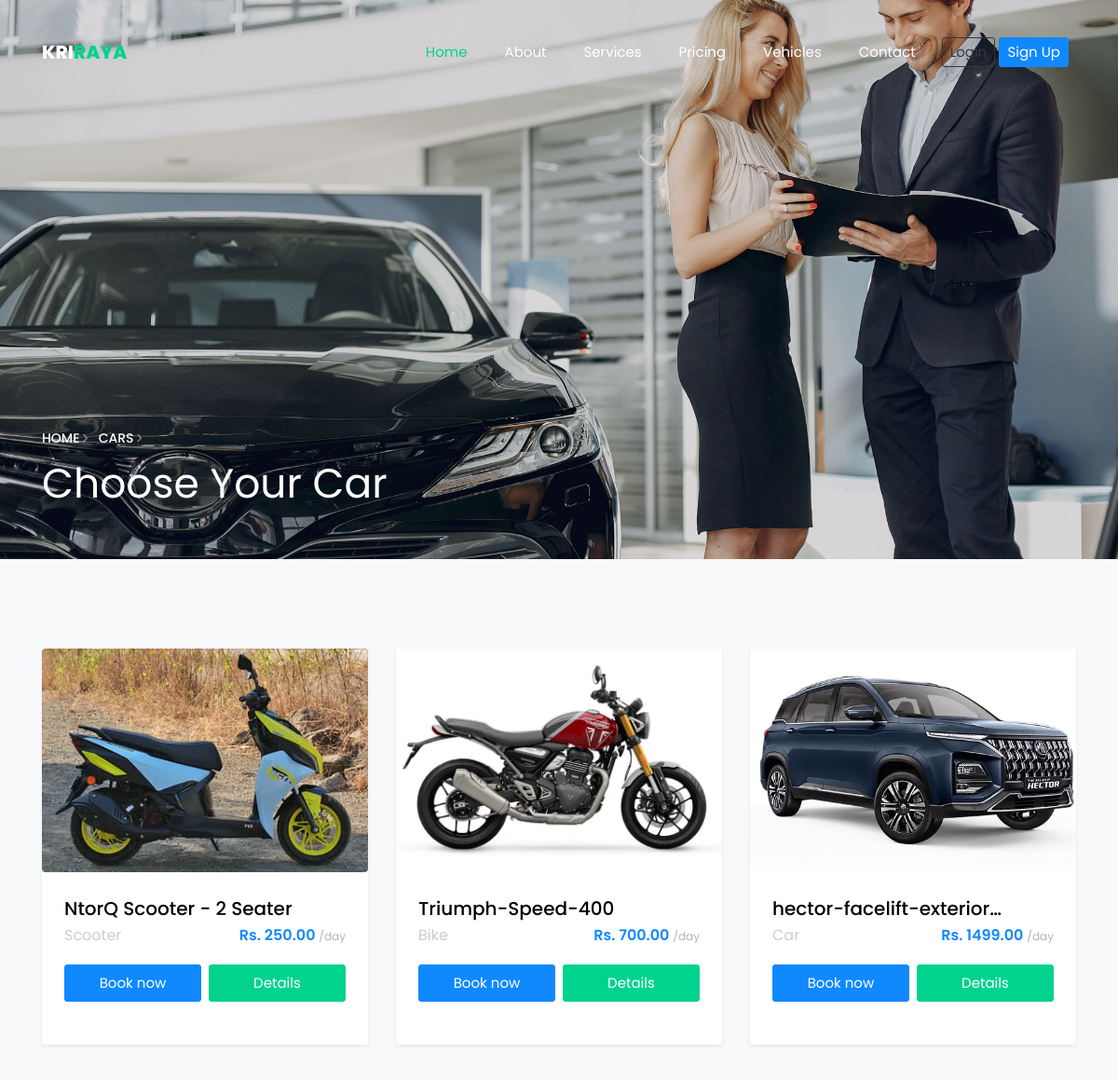
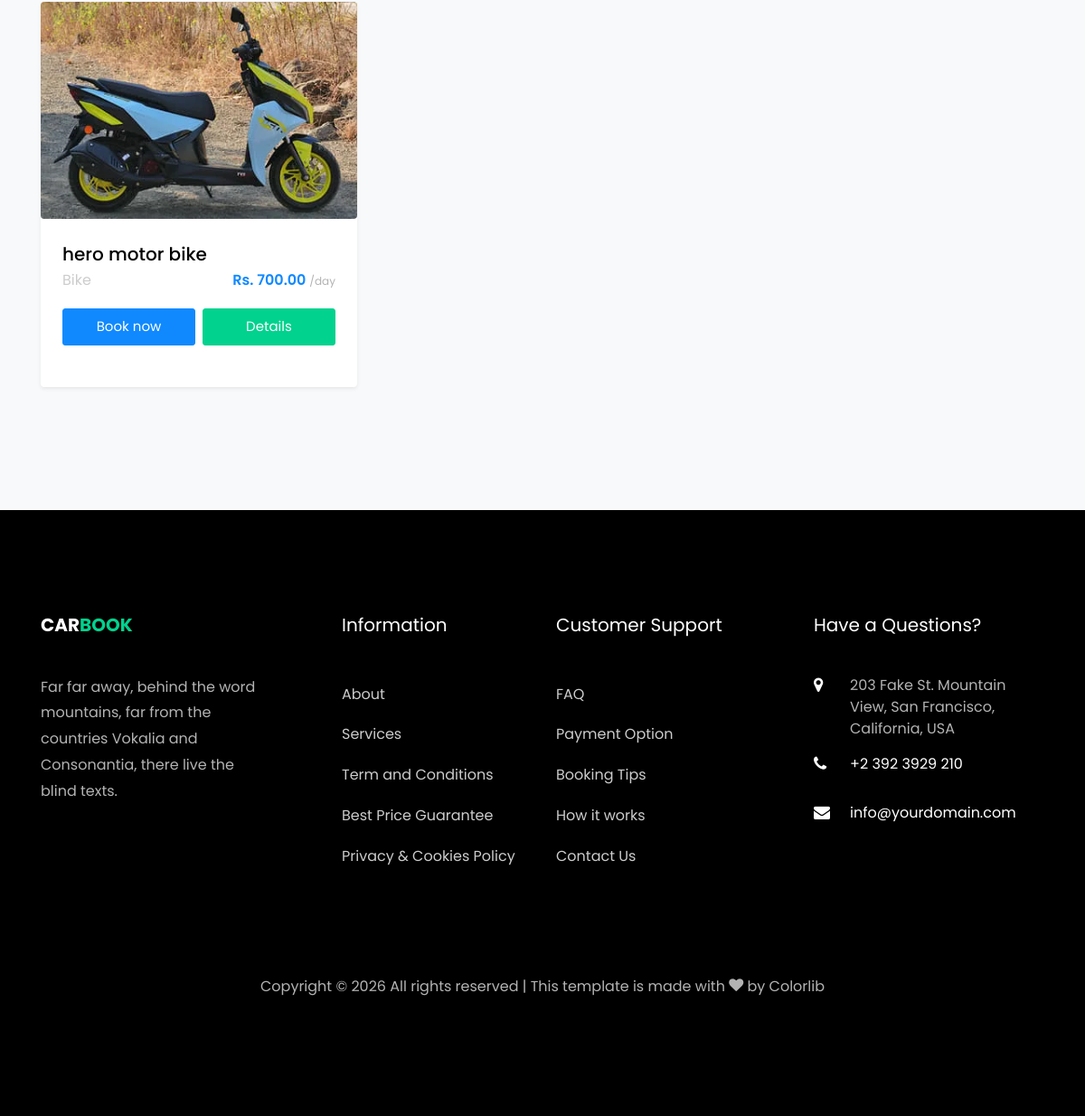
/vehicleDisplay/, run on the app's committed database (2 pictures, top to bottom).
### core/models.py (models this page shows, shortened)
class Vehicles(models.Model):
    title=models.CharField(max_length=200)
    description = models.TextField()
    vehicle_type = models.ForeignKey(Category, on_delete=models.CASCADE) # Car, Bike, Scooter
    price_per_day = models.DecimalField(max_digits=10, decimal_places=2)
    image = models.ImageField(upload_to='images')
    latitude = models.FloatField(blank=True, null=True) # For map integration
    longitude = models.FloatField(blank=True, null=True)
    is_approved = models.BooleanField(default=False) # Admin verification flag
    created_at = models.DateTimeField(auto_now=True)

class Category(models.Model):
    title=models.CharField(max_length=200)
    def __str__(self):
        return self.title

### core/views.py (the view)
# urls.py: path('vehicleDisplay/', vehicleDisplay, name='vehicleDisplay'),
def vehicleDisplay(request):
    vehicle=Vehicles.objects.all()
    context={
        'vehicle': vehicle
    }
    return render(request, 'core/vehicleDisplay.html', context)

### core/templates/core/vehicleDisplay.html
{% extends "base.html" %}
{% load static %}
{% block content %}
<section class="hero-wrap hero-wrap-2 js-fullheight" style="position: relative; overflow: hidden;">
	<img src="{% static 'images/bg_3.jpg' %} " alt="Hero Background"
		style="position: absolute; top: 0; left: 0; width: 100%; height: 100%; object-fit: cover; z-index: 0;">
	<div class="overlay"
		style="position: absolute; top: 0; left: 0; width: 100%; height: 100%; background: rgba(0, 0, 0, 0.4); z-index: 1;">
	</div>
	<div class="container" style="position: relative; z-index: 2;">
		<div class="row no-gutters slider-text js-fullheight align-items-end justify-content-start">
			<div class="col-md-9 ftco-animate pb-5">
				<p class="breadcrumbs">
					<span class="mr-2"><a href="index.html" class="text-white">Home <i
								class="ion-ios-arrow-forward"></i></a></span>
					<span class="text-white">Cars <i class="ion-ios-arrow-forward"></i></span>
				</p>
				<h1 class="mb-3 bread text-white">Choose Your Car</h1>
			</div>
		</div>
	</div>
</section>
<section class="ftco-section bg-light">
	<div class="container">
		<div class="row">
			{% for i in vehicle %}
			<div class="col-md-4">
				<div class="car-wrap rounded shadow-sm pb-3">
					<div class="img rounded" style="position: relative; width: 100%; height: 240px; overflow: hidden;">
						<img src="{{i.image.url}}" alt="Mercedes Grand Sedan"
							style="position: absolute; top: 0; left: 0; width: 100%; height: 100%; object-fit: cover;">
					</div>
					<div class="text px-4 pt-4">
						<h2 class="mb-0"><a href="car-single.html">{{i.title|safe|truncatechars:25}}</a></h2>
						<div class="d-flex mb-3">
							<span class="cat">{{i.vehicle_type}}</span>
							<p class="price ml-auto">Rs. {{i.price_per_day}} <span>/day</span></p>
						</div>
						<p class="d-flex mb-0 d-block">
							<a href="#" class="btn btn-primary py-2 mr-1">Book now</a>
							<a href="{% url 'carsingle' i.id %}" class="btn btn-secondary py-2 ml-1">Details</a>
						</p>
					</div>
				</div>
			</div>
			{% endfor %}
		</div>
	</div>
</section>
{% endblock content %}

### data on the page
Vehicles: image (picture), title "NtorQ Scooter - 2 Seater", vehicle_type "Scooter", price_per_day "250.00"
Vehicles: image (picture), title "Triumph-Speed-400", vehicle_type "Bike", price_per_day "700.00"
Vehicles: image (picture), title "hector-facelift-exterior…", vehicle_type "Car", price_per_day "1499.00"
Vehicles: image (picture), title "hero motor bike", vehicle_type "Bike", price_per_day "700.00"
